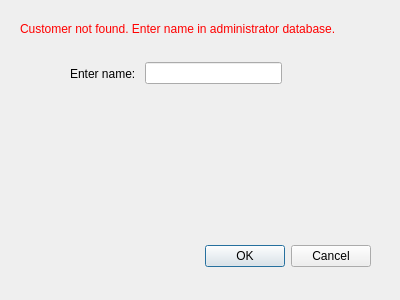
<?xml version="1.0" encoding="UTF-8"?>
<ui version="4.0">
 <class>SearchDatabase</class>
 <widget class="QDialog" name="SearchDatabase">
  <property name="geometry">
   <rect>
    <x>0</x>
    <y>0</y>
    <width>400</width>
    <height>300</height>
   </rect>
  </property>
  <property name="windowTitle">
   <string>Dialog</string>
  </property>
  <widget class="QDialogButtonBox" name="buttonBox">
   <property name="geometry">
    <rect>
     <x>30</x>
     <y>240</y>
     <width>341</width>
     <height>32</height>
    </rect>
   </property>
   <property name="orientation">
    <enum>Qt::Horizontal</enum>
   </property>
   <property name="standardButtons">
    <set>QDialogButtonBox::Cancel|QDialogButtonBox::Ok</set>
   </property>
  </widget>
  <widget class="QWidget" name="layoutWidget">
   <property name="geometry">
    <rect>
     <x>70</x>
     <y>60</y>
     <width>212</width>
     <height>27</height>
    </rect>
   </property>
   <layout class="QHBoxLayout" name="horizontalLayout">
    <item>
     <widget class="QLabel" name="InputName">
      <property name="text">
       <string>Enter name: </string>
      </property>
     </widget>
    </item>
    <item>
     <widget class="QLineEdit" name="InputText"/>
    </item>
   </layout>
  </widget>
  <widget class="QLabel" name="notFoundLabel">
   <property name="geometry">
    <rect>
     <x>20</x>
     <y>20</y>
     <width>361</width>
     <height>17</height>
    </rect>
   </property>
   <property name="styleSheet">
    <string notr="true">
color: rgb(255, 0, 0);</string>
   </property>
   <property name="text">
    <string>Customer not found. Enter name in administrator database.</string>
   </property>
  </widget>
 </widget>
 <resources/>
 <connections>
  <connection>
   <sender>buttonBox</sender>
   <signal>accepted()</signal>
   <receiver>SearchDatabase</receiver>
   <slot>accept()</slot>
   <hints>
    <hint type="sourcelabel">
     <x>248</x>
     <y>254</y>
    </hint>
    <hint type="destinationlabel">
     <x>157</x>
     <y>274</y>
    </hint>
   </hints>
  </connection>
  <connection>
   <sender>buttonBox</sender>
   <signal>rejected()</signal>
   <receiver>SearchDatabase</receiver>
   <slot>reject()</slot>
   <hints>
    <hint type="sourcelabel">
     <x>316</x>
     <y>260</y>
    </hint>
    <hint type="destinationlabel">
     <x>286</x>
     <y>274</y>
    </hint>
   </hints>
  </connection>
 </connections>
</ui>
